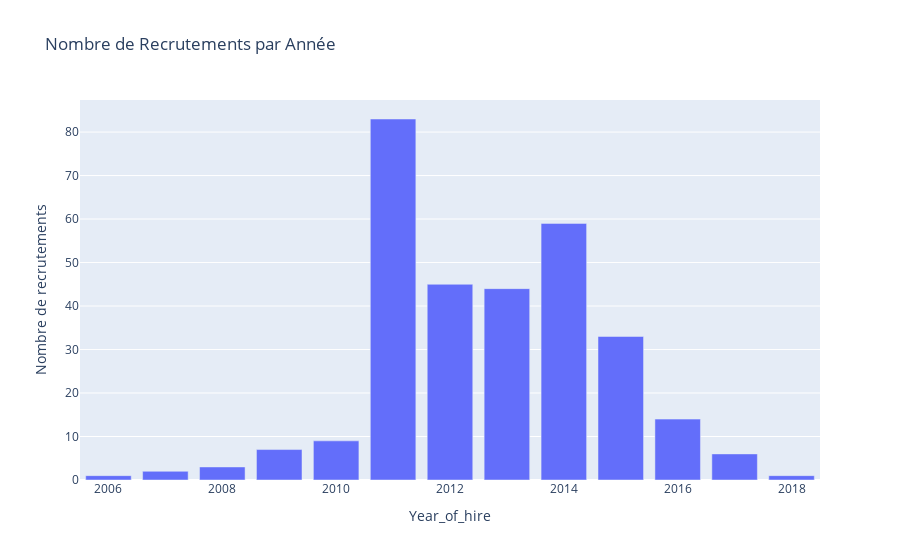

Here is the notebook cell this chart was saved with:
### Markdown cell above
Identifier l'année avec le plus de recrutement

### Code cell
# conversion en datetime
df["DateofHire"] = pd.to_datetime(df["DateofHire"], errors="coerce")


df["Year_of_hire"] = df["DateofHire"].dt.year # Extraire les années de recrutement

# Les d'années d'embauche 
recrutements_par_annee = df["Year_of_hire"].value_counts().sort_index()
figure = px.bar(
    recrutements_par_annee, 
    x=recrutements_par_annee.index, 
    y=recrutements_par_annee.values, 
    title="Nombre de Recrutements par Année",
    labels={"x": "Années", "y": "Nombre de recrutements"}
)

figure.show()

### Figure 1 — Plotly figure (JSON) as saved in the notebook; plotly's stock layout.template omitted (floating-point values rounded to 4 significant figures)
{"data": [{"alignmentgroup": "True", "hovertemplate": "Year_of_hire=%{x}<br>Nombre de recrutements=%{y}<extra></extra>", "legendgroup": "", "marker": {"color": "#636efa", "pattern": {"shape": ""}}, "name": "", "offsetgroup": "", "orientation": "v", "showlegend": false, "textposition": "auto", "type": "bar", "x": [2006, 2007, 2008, 2009, 2010, 2011, 2012, 2013, 2014, 2015, 2016, 2017, 2018], "xaxis": "x", "y": [1, 2, 3, 7, 9, 83, 45, 44, 59, 33, 14, 6, 1], "yaxis": "y"}], "layout": {"barmode": "relative", "legend": {"tracegroupgap": 0}, "title": {"text": "Nombre de Recrutements par Année"}, "xaxis": {"anchor": "y", "domain": [0, 1], "title": {"text": "Year_of_hire"}}, "yaxis": {"anchor": "x", "domain": [0, 1], "title": {"text": "Nombre de recrutements"}}}}
